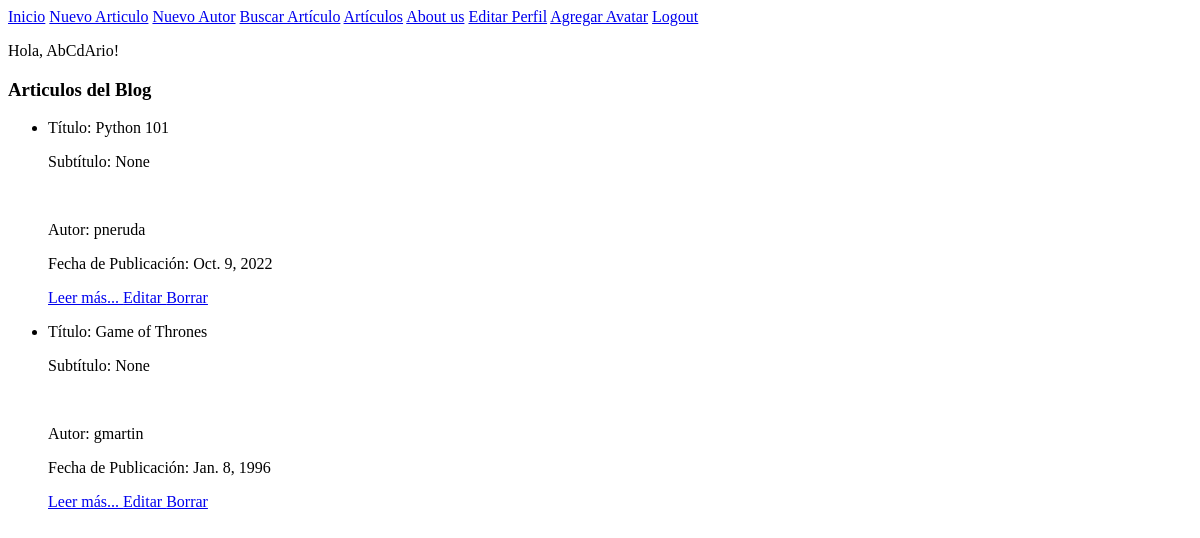
/blog/pages/ (signed in), run on an earlier commit of the app's database.
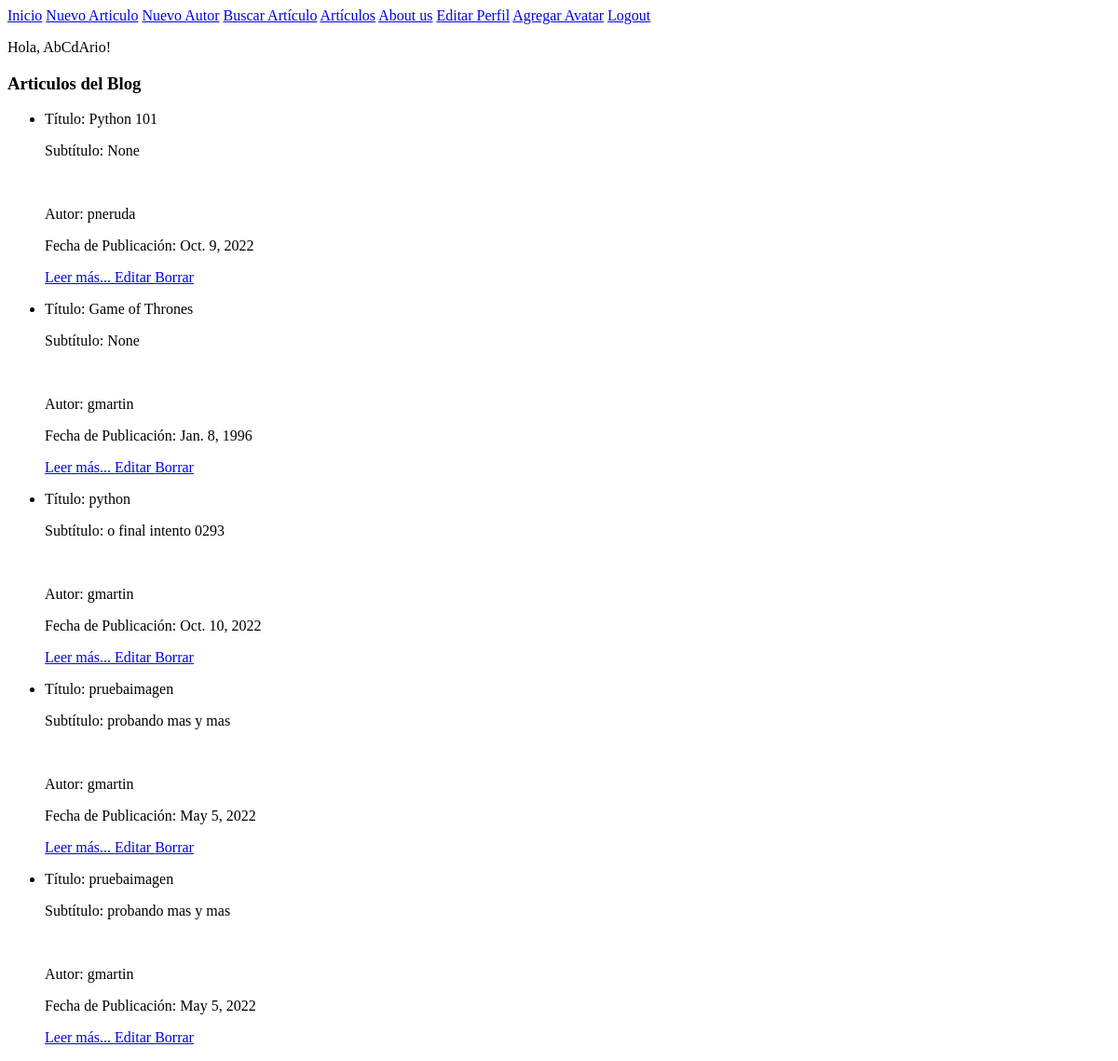
And on a later commit of the database.
### Blog/models.py (models this page shows, shortened)
class Articulos(models.Model):
    class Meta:
        verbose_name_plural = "Articulos"
    titulo = models.CharField(max_length=100)
    subtitulo = models.CharField(max_length=100, null=True, blank=True)
    texto = models.CharField(max_length=1000)
    articulo_nro = models.IntegerField()
    imagen_de_portada = models.ImageField(upload_to="covers", null=True, blank=True)
    username_autor = models.CharField(max_length=100)
    fecha_de_publicacion = models.DateField(null=True)

### Blog/views.py (the view)
# urls.py: path("pages/", ArticulosList.as_view(), name="Articulos"),
class ArticulosList(LoginRequiredMixin, ListView):
    model = Articulos
    template_name = "blog/pages.html"

### Blog/templates/Blog/pages.html
{% extends "Blog/padre.html" %}
{% block contenido_que_cambia %}
<h3>Articulos del Blog</h3>
{% if object_list %}
    <ul>
        {% for articulo in object_list %}
        <li>
            <p> Título: {{articulo.titulo}}</p>
            <p> Subtítulo: {{articulo.subtitulo}}</p>
            <p><img src="{{ articulos.imagen_de_portada.url }}"/></p>
            <p> Autor: {{articulo.username_autor}}</p>
            <p> Fecha de Publicación: {{articulo.fecha_de_publicacion}}</p>
            <a href="{% url 'ArticuloDetail' articulo.id %}"> Leer más... </a>
            <a href="{% url 'ArticuloUpdate' articulo.id %}"> Editar </a>
            <a href="{% url 'ArticuloDelete' articulo.id %}"> Borrar </a>
        </li>
    {% endfor %}
    </ul>
{% else %}
No hay ningún artículo creado.
{% endif %}
{% endblock %}

### Blog/templates/Blog/padre.html (shortened to what this page needs)
<!DOCTYPE html>
<html lang="en">
<head>
</head>
<body>
    <nav class="navbar navbar-light bg-light static-top">
        <div class="container">
            <a href="{% url 'Inicio' %}">Inicio</a>
            <a href="{% url 'Crear Artículo' %}">Nuevo Articulo</a>
            <a href="{% url 'Crear Autor' %}">Nuevo Autor</a>
            <a href="{% url 'Buscar Artículo' %}">Buscar Artículo</a>
            <a href="{% url 'Articulos' %}">Artículos</a>
            <a class="navbar-brand" href="http://127.0.0.1:8000/blog/about/">About us</a>
            {% if request.user.is_authenticated %}
                <a href="{% url 'Profile' %}">Editar Perfil</a>
                <a href="{% url 'AgregarAvatar' %}">Agregar Avatar</a>
                <a href="{% url 'Logout' %}">Logout</a>
                <p>Hola, {{user.username}}!</p>
            {% endif %}
    </div>
</nav>
</body>
</html>
{% block contenido_que_cambia %}
{% endblock %}

What changed in the data, as far as the page shows it:
added Articulos: titulo "python", subtitulo "o final intento 0293", username_autor "gmartin", fecha_de_publicacion "Oct. 10, 2022"
added Articulos: titulo "pruebaimagen", subtitulo "probando mas y mas", username_autor "gmartin", fecha_de_publicacion "May 5, 2022"
added Articulos: titulo "pruebaimagen", subtitulo "probando mas y mas", username_autor "gmartin", fecha_de_publicacion "May 5, 2022"
